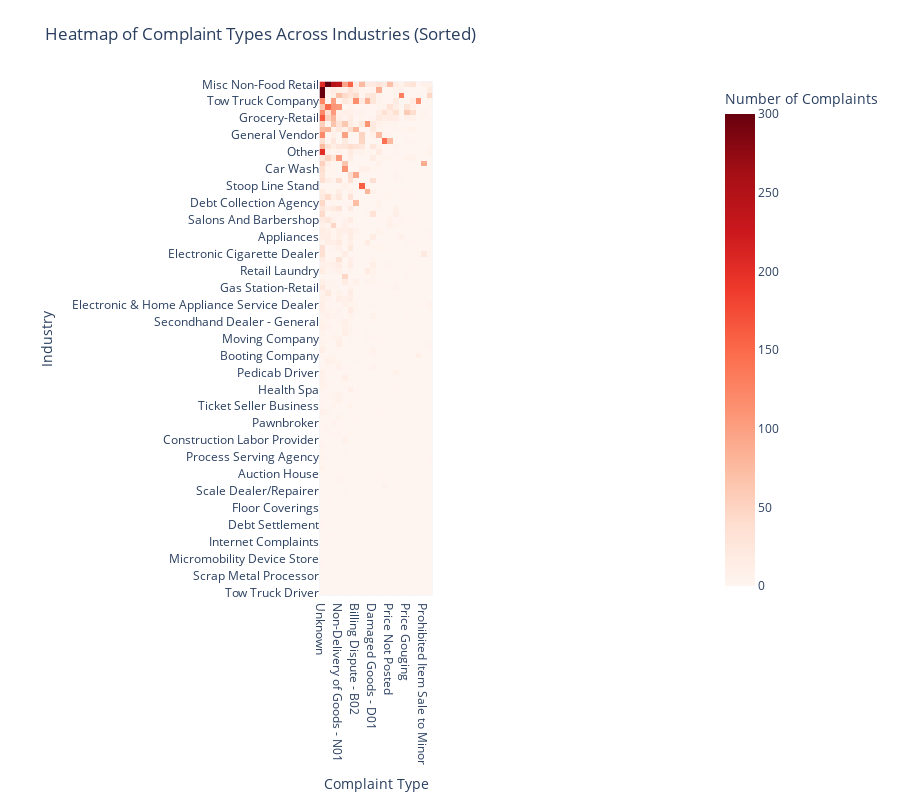

The cell this chart's notebook holds for it:
### Code cell
df = pd.read_csv('/Users/carinayan/Downloads/dcwp_complaints_project/data/cleaned_consumer_complaints.csv')

# Group by Business Category and Complaint Code, then count the number of complaints in each group
heatmap_data = df.groupby(['Business Category', 'Complaint Code']).size().reset_index(name='Count')

# Keep only the top 20 most frequent complaint codes across all industries
top_complaints = (
    heatmap_data.groupby('Complaint Code')['Count']
    .sum()
    .sort_values(ascending=False)
    .head(20)
    .index
)
# Filter the dataset to only include rows with the top 20 complaint codes
heatmap_data = heatmap_data[heatmap_data['Complaint Code'].isin(top_complaints)]

# Sort industry labels (Y-axis) by total number of complaints
industry_order = (
    heatmap_data.groupby('Business Category')['Count']
    .sum()
    .sort_values(ascending=False)
    .index
)

# Sort complaint code labels (X-axis) by total number of complaints
complaint_order = (
    heatmap_data.groupby('Complaint Code')['Count']
    .sum()
    .sort_values(ascending=False)
    .index
)

pivot_table = heatmap_data.pivot_table(
    index='Business Category',
    columns='Complaint Code',
    values='Count',
    fill_value=0  # Fill missing values with 0
)

pivot_table = pivot_table.loc[industry_order, complaint_order]

fig = px.imshow(
    pivot_table,
    labels=dict(x="Complaint Type", y="Industry", color="Number of Complaints"),
    title="Heatmap of Complaint Types Across Industries (Sorted)",
    color_continuous_scale='Reds', 
    height=800
)

fig.update_layout(
    xaxis_side="bottom",
    margin=dict(l=50, r=50, t=80, b=120)
)

fig.show()

### Figure 1 — Plotly figure (JSON) as saved in the notebook; plotly's stock layout.template omitted (floating-point values rounded to 4 significant figures; data arrays with more than 128 entries replaced by an {"elided": "..."} marker saying what was removed)
{"data": [{"coloraxis": "coloraxis", "hovertemplate": "Complaint Type: %{x}<br>Industry: %{y}<br>Number of Complaints: %{z}<extra></extra>", "name": "0", "type": "heatmap", "x": ["Unknown", "Advertising/Misleading - A02", "Overcharge", "Non-Delivery of Goods - N01", "Unlicensed", "Exchange/Refund/Return", "Billing Dispute - B02", "Sidewalk Blocked", "Lost/Stolen/Damaged Property", "Damaged Goods - D01", "Other - Z01", "Cashless Business", "Price Not Posted", "Surcharge/Overcharge - S02", "Quality of Work - Q01", "Price Gouging", "Receipt Incomplete/Inaccurate/Not Given", "Unsolicited/Unauthorized Services", "Prohibited Item Sale to Minor", "Non-Delivery of Service - N02"], "xaxis": "x", "y": ["Misc Non-Food Retail", "Unknown", "Home Improvement Contractor", "Tow Truck Company", "Supermarket", "Restaurant", "Grocery-Retail", "Garage & Parking Lot", "Electronics Store", "General Vendor", "Specialized Vending License - MFV", "Secondhand Dealer - Auto", "Other", "Drug Store Retail", "Tobacco Retail Dealer", "Car Wash", "Hotel/Motel", "Furniture Sales", "Stoop Line Stand", "Dry Cleaners", "Wearing Apparel", "Debt Collection Agency", "Auto Rental", "Garage", "Salons And Barbershop", "Pedicab Business", "Employment Agency", "Appliances", "Laundries", "Retail Store", "Electronic Cigarette Dealer", "Mailorder Misc - 319", "Megastore", "Retail Laundry", "Temporary Street Fair Vendor Permit", "Storage Warehouse", "Gas Station-Retail", "Jewelry Store-Retail", "Third Party Food Delivery Service", "Electronic & Home Appliance Service Dealer", "Travel Agency", "Hardware-Retail", "Secondhand Dealer - General", "Sightseeing Bus", "Locksmith", "Moving Company", "Process Server Individual", "Laundry - 064", "Booting Company", "Tenant Screening", "Dealer In Products For The Disabled", "Pedicab Driver", "Sightseeing Guide", "Newsstand", "Health Spa", "Funeral Homes", "Fuel Oil Dealer", "Ticket Seller Business", "Tax Preparers", "For-Profit College/University", "Pawnbroker", "Immigration Service Provider", "Catering Establishment", "Construction Labor Provider", "Auto Dealership", "Ticket Seller Individual", "Process Serving Agency", "Airline", "Parking Lot", "Auction House", "Horse Drawn Cab Owner", "Wholesale Food Market", "Scale Dealer/Repairer", "Auto Leasing", "Bail Bonds", "Floor Coverings", "Mini-Storage Company", "Air Conditioning Law", "Debt Settlement", "Tickets-Live Perf", "Movie Theater/Entertainment Venue", "Internet Complaints", "Auctioneer", "Door to Door Sales", "Micromobility Device Store", "Horse Drawn Cab Driver", "Motion Picture Operator - 123", "Scrap Metal Processor", "Pool or Billiard Room", "Pest Control Services", "Tow Truck Driver"], "yaxis": "y", "z": {"elided": "91x20 float values"}}], "layout": {"coloraxis": {"cmax": 300, "cmin": 0, "colorbar": {"title": {"text": "Number of Complaints"}}, "colorscale": [[0, "rgb(255,245,240)"], [0.125, "rgb(254,224,210)"], [0.25, "rgb(252,187,161)"], [0.375, "rgb(252,146,114)"], [0.5, "rgb(251,106,74)"], [0.625, "rgb(239,59,44)"], [0.75, "rgb(203,24,29)"], [0.875, "rgb(165,15,21)"], [1, "rgb(103,0,13)"]]}, "height": 800, "margin": {"b": 120, "l": 50, "r": 50, "t": 80}, "title": {"text": "Heatmap of Complaint Types Across Industries (Sorted)"}, "xaxis": {"anchor": "y", "constrain": "domain", "domain": [0, 1], "scaleanchor": "y", "side": "bottom", "title": {"text": "Complaint Type"}}, "yaxis": {"anchor": "x", "autorange": "reversed", "constrain": "domain", "domain": [0, 1], "title": {"text": "Industry"}}}}
